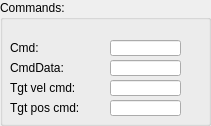
  <widget class="QGroupBox" name="groupBox">
   <property name="geometry">
    <rect>
     <x>10</x>
     <y>315</y>
     <width>211</width>
     <height>126</height>
    </rect>
   </property>
   <property name="title">
    <string>Commands:</string>
   </property>
   <widget class="caLineEdit" name="calineedit_42">
    <property name="geometry">
     <rect>
      <x>110</x>
      <y>100</y>
      <width>71</width>
      <height>16</height>
     </rect>
    </property>
    <property name="maximumSize">
     <size>
      <width>16777215</width>
      <height>18</height>
     </size>
    </property>
    <property name="channel" stdset="0">
     <string notr="true">$(SYS):$(Axis)-TgtPosCmd</string>
    </property>
    <property name="background">
     <color alpha="222">
      <red>192</red>
      <green>192</green>
      <blue>192</blue>
     </color>
    </property>
    <property name="colorMode">
     <enum>caLineEdit::Static</enum>
    </property>
    <property name="precisionMode">
     <enum>caLineEdit::Channel</enum>
    </property>
    <property name="limitsMode">
     <enum>caLineEdit::User</enum>
    </property>
    <property name="unitsEnabled">
     <bool>false</bool>
    </property>
   </widget>
   <widget class="caLabel" name="calabel_66">
    <property name="geometry">
     <rect>
      <x>10</x>
      <y>40</y>
      <width>80</width>
      <height>16</height>
     </rect>
    </property>
    <property name="maximumSize">
     <size>
      <width>16777215</width>
      <height>16</height>
     </size>
    </property>
    <property name="text">
     <string>Cmd:</string>
    </property>
   </widget>
   <widget class="caLabel" name="calabel_69">
    <property name="geometry">
     <rect>
      <x>10</x>
      <y>100</y>
      <width>80</width>
      <height>16</height>
     </rect>
    </property>
    <property name="maximumSize">
     <size>
      <width>16777215</width>
      <height>16</height>
     </size>
    </property>
    <property name="text">
     <string>Tgt pos cmd:</string>
    </property>
   </widget>
   <widget class="caLineEdit" name="calineedit_40">
    <property name="geometry">
     <rect>
      <x>110</x>
      <y>60</y>
      <width>71</width>
      <height>16</height>
     </rect>
    </property>
    <property name="maximumSize">
     <size>
      <width>16777215</width>
      <height>18</height>
     </size>
    </property>
    <property name="channel" stdset="0">
     <string notr="true">$(SYS):$(Axis)-MtnCmdData</string>
    </property>
    <property name="background">
     <color alpha="222">
      <red>192</red>
      <green>192</green>
      <blue>192</blue>
     </color>
    </property>
    <property name="colorMode">
     <enum>caLineEdit::Static</enum>
    </property>
    <property name="precisionMode">
     <enum>caLineEdit::Channel</enum>
    </property>
    <property name="limitsMode">
     <enum>caLineEdit::User</enum>
    </property>
    <property name="unitsEnabled">
     <bool>true</bool>
    </property>
   </widget>
   <widget class="caLineEdit" name="calineedit_39">
    <property name="geometry">
     <rect>
      <x>110</x>
      <y>40</y>
      <width>71</width>
      <height>16</height>
     </rect>
    </property>
    <property name="maximumSize">
     <size>
      <width>16777215</width>
      <height>18</height>
     </size>
    </property>
    <property name="channel" stdset="0">
     <string notr="true">$(SYS):$(Axis)-MtnCmd</string>
    </property>
    <property name="background">
     <color alpha="222">
      <red>192</red>
      <green>192</green>
      <blue>192</blue>
     </color>
    </property>
    <property name="colorMode">
     <enum>caLineEdit::Static</enum>
    </property>
    <property name="precisionMode">
     <enum>caLineEdit::Channel</enum>
    </property>
    <property name="limitsMode">
     <enum>caLineEdit::User</enum>
    </property>
    <property name="unitsEnabled">
     <bool>true</bool>
    </property>
   </widget>
   <widget class="caLabel" name="calabel_67">
    <property name="geometry">
     <rect>
      <x>10</x>
      <y>60</y>
      <width>80</width>
      <height>16</height>
     </rect>
    </property>
    <property name="maximumSize">
     <size>
      <width>16777215</width>
      <height>16</height>
     </size>
    </property>
    <property name="text">
     <string>CmdData:</string>
    </property>
   </widget>
   <widget class="caLineEdit" name="calineedit_41">
    <property name="geometry">
     <rect>
      <x>110</x>
      <y>80</y>
      <width>71</width>
      <height>16</height>
     </rect>
    </property>
    <property name="maximumSize">
     <size>
      <width>16777215</width>
      <height>18</height>
     </size>
    </property>
    <property name="channel" stdset="0">
     <string notr="true">$(SYS):$(Axis)-TgtVelCmd</string>
    </property>
    <property name="background">
     <color alpha="222">
      <red>192</red>
      <green>192</green>
      <blue>192</blue>
     </color>
    </property>
    <property name="colorMode">
     <enum>caLineEdit::Static</enum>
    </property>
    <property name="precisionMode">
     <enum>caLineEdit::Channel</enum>
    </property>
    <property name="limitsMode">
     <enum>caLineEdit::User</enum>
    </property>
    <property name="unitsEnabled">
     <bool>false</bool>
    </property>
   </widget>
   <widget class="caLabel" name="calabel_68">
    <property name="geometry">
     <rect>
      <x>10</x>
      <y>80</y>
      <width>80</width>
      <height>16</height>
     </rect>
    </property>
    <property name="maximumSize">
     <size>
      <width>16777215</width>
      <height>16</height>
     </size>
    </property>
    <property name="text">
     <string>Tgt vel cmd:</string>
    </property>
   </widget>
  </widget>
